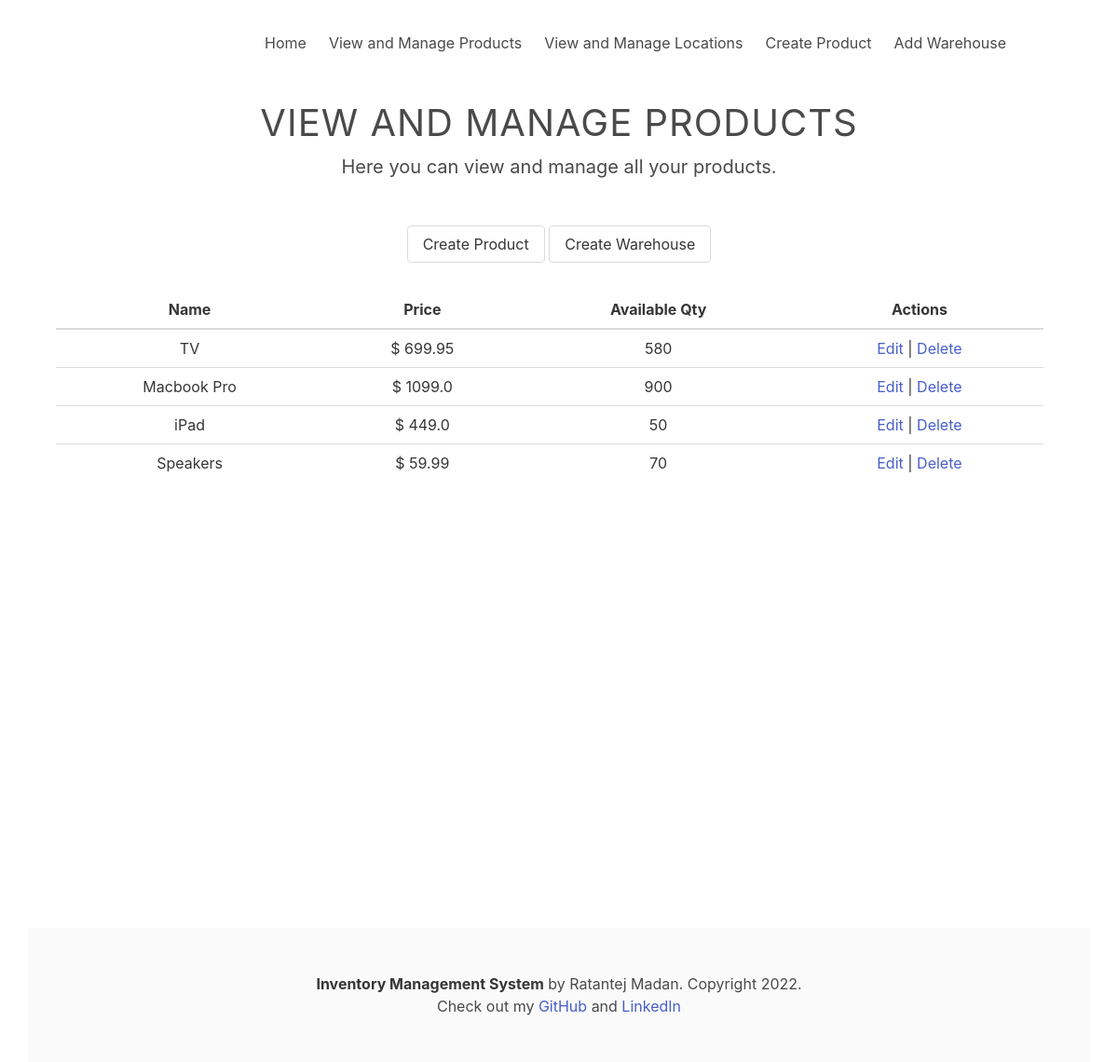
The app's page /viewProducts, older data.
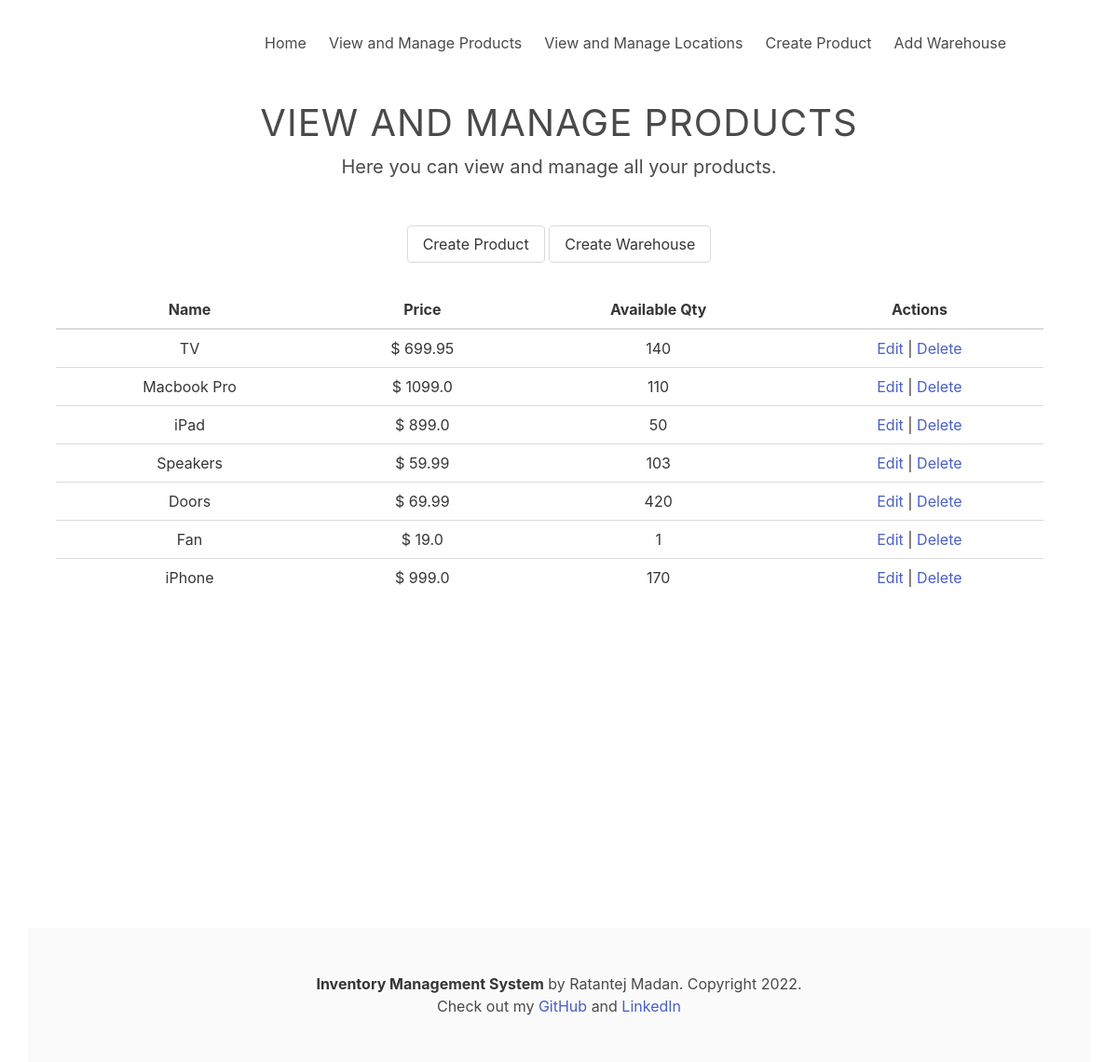
The same page, newer data.
### main.py (models this page shows)
class Product(db.Model):
    id = db.Column(db.Integer, primary_key=True)
    name = db.Column(db.String(100), unique=True)
    price = db.Column(db.Float)

### main.py (the view)
@app.route('/viewProducts')
def viewProducts():
    update_everything()
    return render_template("viewProducts.html", contents=products)

### main.py (called while the page is built)
def getWarehouses():
    all_warehouses = Locations.query.all()
    for i in all_warehouses:
        newWarehouse = warehouse.Warehouse(i.id, i.name, i.address)
        warehouses.append(newWarehouse)

def getProducts():
    all_products = Product.query.all()
    for i in all_products:
        newProduct = product.Product(i.id, i.name, i.price)
        products.append(newProduct)

def populateWarehouse():
    all_inventory = Inventory.query.order_by(Inventory.warehouse_id).all()
    for i in warehouses:
        for j in all_inventory:
            if j.warehouse_id == i.warehouse_id:
                i.addProduct(j.product_id, j.qty)
    for i in products:
        for j in warehouses:
            if i.product_id in j.warehouse_products:
                i.product_warehouse[j.warehouse_id] = \
                    j.warehouse_products[i.product_id]
                i.product_qty += j.warehouse_products[i.product_id]

def update_everything():
    warehouses.clear()
    products.clear()
    getWarehouses()
    getProducts()
    populateWarehouse()

### warehouse.py (called while the page is built)
    def addProduct(self, product_id: int, qty: int):
        self.warehouse_products[product_id] = qty
        self.warehouse_qty += qty

### templates/viewProducts.html (shortened to what this page needs)
{% extends "base.html" %}
{% block heading %}
    View and Manage Products
{% endblock %}
{% block subheading %}
    Here you can view and manage all your products.
{% endblock %}
{% block main %}
    <section style="margin-top: 10px; text-align: center">
    <div style="display: inline">
        <a class="button" href="{{ url_for('createProduct') }}"> Create Product </a>
        <a class="button" href="{{ url_for('createWarehouse') }}"> Create Warehouse </a>
    </div>
    <br>
    </section>
    <section style="text-align: center">
        <div style="margin: 30px 50px 200px 30px;">
            <table class="table is-hoverable is-fullwidth">
                <thead>
                <tr>
                    <th> Name </th>
                    <th> Price </th>
                    <th> Available Qty </th>
                    <th> Actions </th>
                </tr>
                </thead>
                <tbody>
                {% for row in contents %}
                    <tr>
                        <td style="vertical-align: middle"> {{ row.product_name }} </td>
                        <td style="vertical-align: middle"> $ {{ row.product_price }} </td>
                        <td style="vertical-align: middle"> {{ row.product_qty }} </td>
                        <td style="vertical-align: middle"> <a href="{{ url_for('editProduct', p_id = row.product_id) }}"> Edit </a>  |  <a href="{{ url_for('deleteProduct', object_key= row.product_id) }}"> Delete </a></td>
                    </tr>
                {% endfor %}
                </tbody>
            </table>
        </div>
    </section>
{% endblock %}

Row changes from the older to the newer data that the page shows:
computed for Product "TV": product_qty "580" → "140"
computed for Product "Macbook Pro": product_qty "900" → "110"
changed Product "iPad": product_price "449.0" → "899.0"
computed for Product "Speakers": product_qty "70" → "103"
added Product: product_name "Doors", product_price "69.99", product_qty "420"
added Product: product_name "Fan", product_price "19.0", product_qty "1"
added Product: product_name "iPhone", product_price "999.0", product_qty "170"
